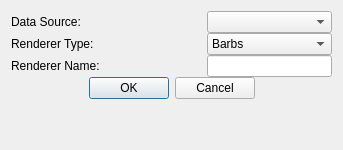
<?xml version="1.0" encoding="UTF-8"?>
<ui version="4.0">
 <class>NewRendererDialog</class>
 <widget class="QDialog" name="NewRendererDialog">
  <property name="geometry">
   <rect>
    <x>0</x>
    <y>0</y>
    <width>343</width>
    <height>150</height>
   </rect>
  </property>
  <property name="windowTitle">
   <string>Select New Renderer</string>
  </property>
  <layout class="QVBoxLayout" name="verticalLayout_2">
   <item>
    <layout class="QVBoxLayout" name="verticalLayout">
     <property name="spacing">
      <number>0</number>
     </property>
     <property name="topMargin">
      <number>0</number>
     </property>
     <item>
      <layout class="QHBoxLayout" name="horizontalLayout_4">
       <property name="spacing">
        <number>0</number>
       </property>
       <property name="topMargin">
        <number>0</number>
       </property>
       <item>
        <widget class="QLabel" name="label_3">
         <property name="text">
          <string>Data Source:</string>
         </property>
        </widget>
       </item>
       <item>
        <spacer name="horizontalSpacer_2">
         <property name="orientation">
          <enum>Qt::Horizontal</enum>
         </property>
         <property name="sizeHint" stdset="0">
          <size>
           <width>40</width>
           <height>20</height>
          </size>
         </property>
        </spacer>
       </item>
       <item>
        <widget class="QComboBox" name="dataMgrCombo">
         <property name="minimumSize">
          <size>
           <width>125</width>
           <height>0</height>
          </size>
         </property>
        </widget>
       </item>
      </layout>
     </item>
     <item>
      <layout class="QHBoxLayout" name="horizontalLayout_3">
       <property name="spacing">
        <number>0</number>
       </property>
       <item>
        <widget class="QLabel" name="label_2">
         <property name="text">
          <string>Renderer Type:</string>
         </property>
        </widget>
       </item>
       <item>
        <spacer name="horizontalSpacer_4">
         <property name="orientation">
          <enum>Qt::Horizontal</enum>
         </property>
         <property name="sizeHint" stdset="0">
          <size>
           <width>40</width>
           <height>20</height>
          </size>
         </property>
        </spacer>
       </item>
       <item>
        <widget class="QComboBox" name="rendererCombo">
         <property name="minimumSize">
          <size>
           <width>125</width>
           <height>0</height>
          </size>
         </property>
         <property name="toolTip">
          <string>&lt;html&gt;&lt;head/&gt;&lt;body&gt;&lt;p&gt;Select type of renderer&lt;/p&gt;&lt;/body&gt;&lt;/html&gt;</string>
         </property>
         <item>
          <property name="text">
           <string>Barbs</string>
          </property>
         </item>
         <item>
          <property name="text">
           <string>Contours</string>
          </property>
         </item>
        </widget>
       </item>
      </layout>
     </item>
     <item>
      <layout class="QHBoxLayout" name="horizontalLayout_2">
       <property name="spacing">
        <number>0</number>
       </property>
       <item>
        <widget class="QLabel" name="label">
         <property name="text">
          <string>Renderer Name:</string>
         </property>
        </widget>
       </item>
       <item>
        <spacer name="horizontalSpacer_3">
         <property name="orientation">
          <enum>Qt::Horizontal</enum>
         </property>
         <property name="sizeHint" stdset="0">
          <size>
           <width>40</width>
           <height>20</height>
          </size>
         </property>
        </spacer>
       </item>
       <item>
        <widget class="QLineEdit" name="rendererNameEdit">
         <property name="minimumSize">
          <size>
           <width>125</width>
           <height>0</height>
          </size>
         </property>
         <property name="maximumSize">
          <size>
           <width>125</width>
           <height>16777215</height>
          </size>
         </property>
         <property name="toolTip">
          <string>&lt;html&gt;&lt;head/&gt;&lt;body&gt;&lt;p&gt;Type in proposed name of renderer.&lt;/p&gt;&lt;/body&gt;&lt;/html&gt;</string>
         </property>
        </widget>
       </item>
      </layout>
     </item>
     <item>
      <layout class="QHBoxLayout" name="horizontalLayout">
       <item>
        <widget class="QDialogButtonBox" name="buttonBox">
         <property name="orientation">
          <enum>Qt::Horizontal</enum>
         </property>
         <property name="standardButtons">
          <set>QDialogButtonBox::Cancel|QDialogButtonBox::Ok</set>
         </property>
         <property name="centerButtons">
          <bool>true</bool>
         </property>
        </widget>
       </item>
      </layout>
     </item>
    </layout>
   </item>
   <item>
    <spacer name="verticalSpacer">
     <property name="orientation">
      <enum>Qt::Vertical</enum>
     </property>
     <property name="sizeHint" stdset="0">
      <size>
       <width>20</width>
       <height>40</height>
      </size>
     </property>
    </spacer>
   </item>
  </layout>
 </widget>
 <resources/>
 <connections>
  <connection>
   <sender>buttonBox</sender>
   <signal>accepted()</signal>
   <receiver>NewRendererDialog</receiver>
   <slot>accept()</slot>
   <hints>
    <hint type="sourcelabel">
     <x>248</x>
     <y>254</y>
    </hint>
    <hint type="destinationlabel">
     <x>157</x>
     <y>274</y>
    </hint>
   </hints>
  </connection>
  <connection>
   <sender>buttonBox</sender>
   <signal>rejected()</signal>
   <receiver>NewRendererDialog</receiver>
   <slot>reject()</slot>
   <hints>
    <hint type="sourcelabel">
     <x>316</x>
     <y>260</y>
    </hint>
    <hint type="destinationlabel">
     <x>286</x>
     <y>274</y>
    </hint>
   </hints>
  </connection>
 </connections>
</ui>
